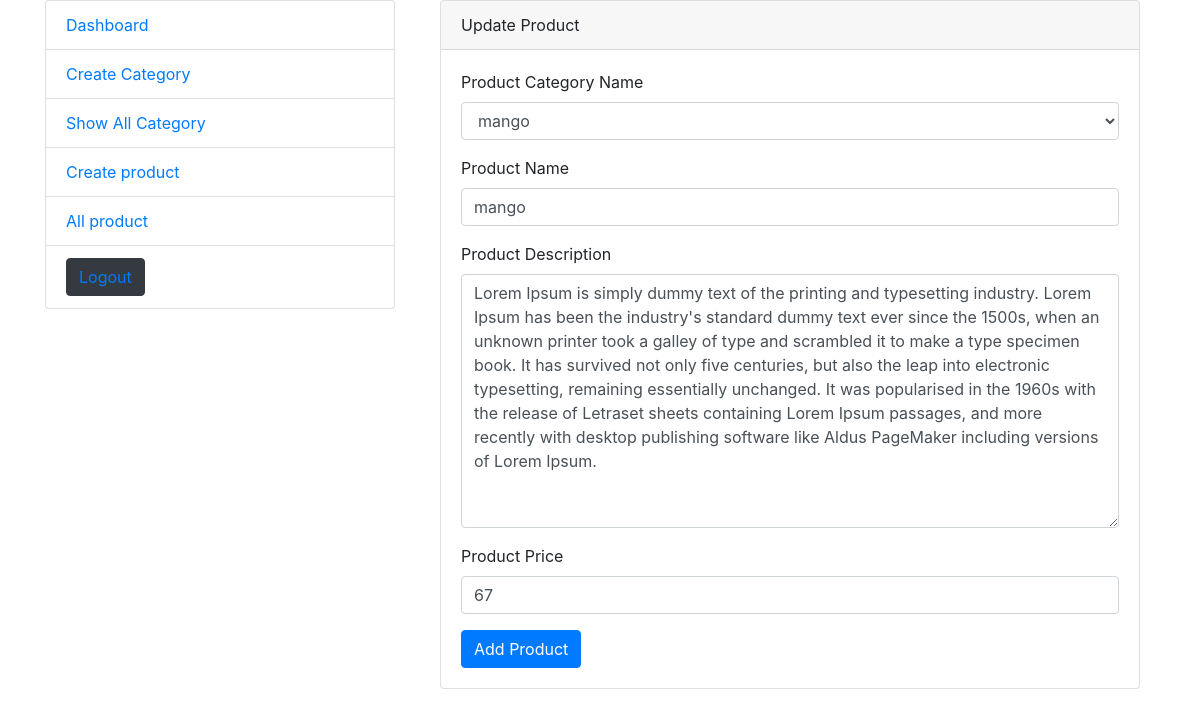
The page /admin/products/update.php?id=2 on the database its author committed.
### tables this page shows
CREATE TABLE `product` (
  `p_id` int(11) NOT NULL,
  `category_id` int(11) NOT NULL,
  `p_name` varchar(255) NOT NULL,
  `p_description` text NOT NULL,
  `p_price` int(11) NOT NULL,
  `p_image` varchar(255) NOT NULL
);

### admin/products/update.php (the view, shortened to what this page needs)
<?php include '../../inc/database.php';?>
<?php
  if(isset($_GET['id'])){
  	$id = $_GET['id'];
    $result = mysqli_query($con, "SELECT * from product WHERE p_id=".$id);
    $row = mysqli_fetch_assoc($result);
?>
<!doctype html>
<html lang="en">
  <head>
    <link rel="stylesheet" href="../css/bootstrap.min.css">
    <link rel="stylesheet" type="text/css" href="style.css">
  </head>
  <body>
    <div class="container">
      <div class="row">
        <div class="col-md-4">
          <ul class="list-group">
            <li class="list-group-item">
              <a href="../dashboard.php">Dashboard</a>
            </li>
             <li class="list-group-item">
              <a href="../categories/create.php">Create Category</a>
            </li>
            <li class="list-group-item">
              <a href="../categories/all_category.php">Show All Category</a>
            </li>
              <li class="list-group-item">
              <a href="create.php">Create product</a>
            </li>
              <li class="list-group-item">
              <a href="all_product.php">All product</a>
            </li>
             <li class="list-group-item">
              <button class="btn btn-dark"><a style="text-decoration: none" href="../logout.php">Logout</a></button>
            </li>
          </ul>
        </div>
        <div class="col-md-8">
          <div class="container">
          		    <div class="card">
						  <div class="card-header">
						    Update Product
						  </div>
						  <div class="card-body">
						    <form action="update.php?id=<?php echo $row['p_id']?>" method="post">
                  <div class="form-group">
                    <label>Product Category Name</label>
                    <select class="form-control" name="category_id">
                          <?php
                       $sql = "select * from product_category";
                       $result = mysqli_query($con,$sql);
                       while ($c_row = mysqli_fetch_assoc($result)) {
                        $c_id = $c_row['category_id'];
                        $p_id = $row['category_id'];
                        if($c_id == $p_id){ ?>
                      <option selected value="<?php echo $c_row['category_id']?>"><?php echo $c_row['category_name'] ?></option>
                          <?php  }
                          else{ ?>
                            <option  value="<?php echo $c_row['category_id']?>"><?php echo $c_row['category_name'] ?></option>
                            <?php
                          }
                        } ?>
                  </select>
                  </div>
								  <div class="form-group">
								    <label>Product Name</label>
								    <input type="text" class="form-control"  value="<?php echo $row['p_name'] ?>" name="productName" required="">
								  </div>
								  <div class="form-group">
								    <label>Product Description</label>
								    <textarea cols="10" rows="10" name="productDescription" class="form-control"><?php echo $row['p_description'] ?></textarea>
								  </div>
								  <div class="form-group">
								    <label>Product Price</label>
								    <input type="text" class="form-control"  value="<?php echo $row['p_price'] ?>" name="productPrice" required="">
								  </div>
								  <button type="submit" class="btn btn-primary" name="submit">Add Product</button>
								</form>
							<?php } ?>
						  </div>
					</div>
          </div>
        </div
      </div>
    </div>
  </body>
</html>

### rows shown on the page
product: productName "mango", productDescription "Lorem Ipsum is simply dummy text of the printing and typesetting industry. Lorem Ipsum has been the industry's standard dummy text ever since the 1500s, when an unknown printer took a galley of type and scrambled it to make a type specimen book. It has survived not only five centuries, but also the leap into electronic typesetting, remaining essentially unchanged. It was popularised in the 1960s with the release of Letraset sheets containing Lorem Ipsum passages, and more recently with desktop publishing software like Aldus PageMaker including versions of Lorem Ipsum.", productPrice "67"

### other values the page prints
form field category_id "mango"
